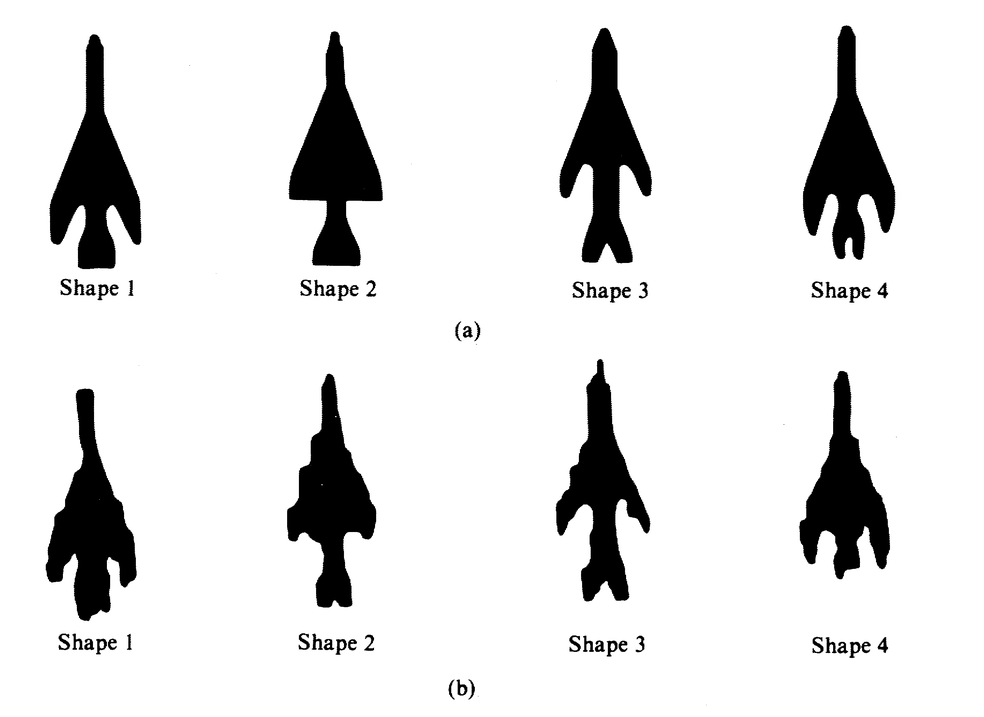
#> input picture Fig1218(airplanes).tif, 984 x 717 px, shrunk from 2752 x 2004 before the run, found by its file name
$ python project12.py
#> lines starting #> are read from the running program, lines starting #| are printed output that depends on the picture; after the words box and inside, x2 and y2 are one past the last pixel; in counts of white or black regions, pixels touching at a corner belong together; long printed decimals are rounded
### simple_fourier_toolbox.py
# Simplified from https://github.com/IanMJB/COMP6206-Invariant-Fourier-Descriptors/blob/master/src/fourier_toolbox.py

# Future imports.
from __future__ import division

# External libraries.
import numpy as np

class fourier_toolbox(object):

    # Turns the contours provided by OpenCV into a numpy complex array.
    def contour_to_complex(self, contours, layer = 0):
        # [layer] strips out the array we care about.
        # Advanced indexing in numpy: [:, 0]
        # : gets ALL 'rows'.
        # 0 grabs the first element in each 'row'.
        contour    = contours[layer][:, 0]

        # Creates an empty np struct.
        # shape gives (len, 1, 2), i.e. an array of pairs length len.
        # [:-1] gives an array of elements length len.
        contour_complex            = np.empty(contour.shape[:-1], dtype = complex)
        contour_complex.real    = contour[:, 0]
        # Negated as OpenCV flips the y-axes normally, eases visualisation.
        contour_complex.imag    = -contour[:, 1]

        return contour_complex

    # Gets the lowest X% of frequency values from the fourier values.
    # Places back into the correct order.
    # [4 lines left out: function get_low_frequencies_percentage, not called in this run]

    # Gets the lowest X of frequency values from the fourier values.
    # Places back into the correct order.
    def get_low_frequencies(self, fourier_val, to_get):
        fourier_freq        = np.fft.fftfreq(len(fourier_val))

        frequency_indices    = []
        for index, val in enumerate(fourier_freq):
            frequency_indices.append([index, val])

        # Sorts on absolute value of frequency (want negative and positive).
        frequency_indices.sort(key = lambda tuple: abs(tuple[1]))

        raw_values    = []
        for i in range(0, to_get):
            index    = frequency_indices[i][0]
            raw_values.append([fourier_val[index], index])

        # Sort based on original ordering.
        raw_values.sort(key = lambda tuple: tuple[1])

        # Strip out indices used for sorting.
        values    = []
        for value in raw_values:
            values.append(value[0])

        return values

    # Returns a fourier descriptor that is invariant to rotation and boundary starting point.
    def make_rotation_sp_invariant(self, fourier_desc):
        for index, value in enumerate(fourier_desc):
          fourier_desc[index] = np.absolute(value)

        return fourier_desc

    # Returns a fourier descriptor that is invariant to scale.
    def make_scale_invariant(self, fourier_desc):
        first_val    = fourier_desc[0]

        for index, value in enumerate(fourier_desc):
            fourier_desc[index]    = value / first_val

        return fourier_desc

    # Returns a fourier descriptor that is invariant to translation.
    def make_translation_invariant(self, fourier_desc):
        return fourier_desc[1:len(fourier_desc)]

### project12.py
#-*- coding: utf8 -*-
from __future__ import print_function

import cv2 as cv
import numpy as np
import os
import simple_fourier_toolbox as fourier_toolbox


def decision_function(class_data):
    """A decision function for a class pattern in the minimum distance classifier"""
    mean_vector = np.mean(class_data, axis=0)
    def inner_function(x):
        result = x.dot(mean_vector)-0.5 * mean_vector.dot(mean_vector)
        return result
    return inner_function, mean_vector


def get_boundary_points(img):
    """Use the boundary following algorithm(Suzuki85) to get boudary points."""
    if len(img.shape) > 2:
        gray = cv.cvtColor(img, cv.COLOR_BGR2GRAY)
    else:
        gray = img.copy()
    # Convert to binary image
    _, thresh = cv.threshold(gray, 127, 255, cv.THRESH_BINARY_INV)
    # Retrieve only the extreme outer contours and store absolutely all the contour points
    contours, hierarchy = cv.findContours(thresh, cv.RETR_EXTERNAL, cv.CHAIN_APPROX_NONE)
    # Sort the contours by the number of boundary points
    contours.sort(key=lambda x: len(x), reverse=True)
    return gray, contours


def get_fourier_descriptors(contours, contour_level, num_descriptors=18, invariant=True):
    """Get truncated Fourier Descriptors for the contour_level index in contours"""
    fourier_tool = fourier_toolbox.fourier_toolbox()
    contour_complex = fourier_tool.contour_to_complex(contours, contour_level)
    fourier_desc = np.fft.fft(contour_complex)
    if invariant:
        # make invariant to rotation and boundary starting point
        fourier_desc = fourier_tool.make_rotation_sp_invariant(fourier_desc)
        # make invariant to scale
        fourier_desc = fourier_tool.make_scale_invariant(fourier_desc)
        # make invariant to translation
        fourier_desc = fourier_tool.make_translation_invariant(fourier_desc)
    # truncate fourier descriptors
    fourier_subset = fourier_tool.get_low_frequencies(fourier_desc, num_descriptors)
    return fourier_subset


def get_samples(orig_vec, num_samples):
    """Based on vector `orig_vec`, generate `num_samples` samples by adding guassion noise."""
    num_features = len(orig_vec)
    vec = np.absolute(orig_vec)
    # mean and standard deviation (i.e. the maximum component of the vector divided by 10)
    mu, sigma = 0, np.amax(vec)/10.0
    gaussian_noise = np.random.normal(mu, sigma, (num_samples, num_features))
    samples = orig_vec + gaussian_noise
    return samples


def get_fourier_features(img, num_descriptors=18, contour_level=0):
    """Get fourier descriptor features with the specified number of features"""
    _, contours = get_boundary_points(img)
    fourier_desc = get_fourier_descriptors(contours, contour_level, num_descriptors)
    return fourier_desc


def load_leaf_shapes(dirname, traindata_percent=0.8, extract_features=get_fourier_features):
    """Load Leaf Shape Database, split into training set and test set by traindata_percent"""
    # Map class string to integer
    classes_map = {'a': 1, 'b': 2, 'c': 3, 'd': 4, 'g': 5, 'h': 6, 'i': 7, 'j': 8, 'k': 9, 'l': 10}
    traindata, trainlabels = [], []
    testdata, testlabels = [], []
    # Traverse leaf gray images
    subdirs = os.listdir(dirname)
    for subdir in subdirs:
        subdir = os.path.join(dirname, subdir)
        filenames = os.listdir(subdir)
        num_files = len(filenames)
        # Get training set and test set
        num_train = int(round(num_files * traindata_percent))
        for i, name in enumerate(filenames):
            path = os.path.join(subdir, name)
            try:
                class_id = classes_map[name[0]]
            except Exception as e:
                print('%s not found in classes' % name)
                continue
            img = cv.imread(path)
            features = extract_features(img)
            if i < num_train:
                traindata.append(features)
                trainlabels.append(class_id)
            else:
                testdata.append(features)
                testlabels.append(class_id)
    traindata = np.array(traindata)
    trainlabels = np.array(trainlabels)
    testdata = np.array(testdata)
    testlabels = np.array(testlabels)
    return traindata, trainlabels, testdata, testlabels


def process_leaf_shapes():
    """Process leaf shape gray images in Leaf Shape Database, and split into training/test set, then
    classify with the minimum distance classifier"""
    print("\n"+"--" * 50+"\n")
    print("Process Leaf Shape Database ...\n")
    # Get training set and test set from Leaf Shape Database
    dirname = 'images/LeafShapesDatabase/'
    traindata, trainlabels, testdata, testlabels = load_leaf_shapes(dirname)
    # Learn decision functions from training set
    n_classes = len(set(trainlabels.flatten()))
    decision_func_list = [None] * n_classes
    mean_vectors = [None] * n_classes
    for label in range(1, n_classes+1):
        decision_func, mean_vector = decision_function(traindata[trainlabels==label])
        decision_func_list[label-1] = decision_func
        mean_vectors[label-1] = mean_vector
    # Classify test set
    results = []
    for decision_func in decision_func_list:
        if decision_func is None:
            continue
        res = [decision_func(vec) for vec in testdata]
        results.append(res)
    results = np.array(results).T
    # Choose the maximum of the output result of these decision functions
    final_res = np.argmax(results, axis=1) + 1
    print("Total class number: {}.".format(n_classes))
    print("training set number: {}.".format(len(trainlabels)))
    print("test set number: {}.".format(len(testlabels)))
    print("final result: {}".format(final_res))
    accuracy = sum(final_res == testlabels) / float(len(testlabels))
    print("accuracy: {}.".format(accuracy))


def main():
    print ("-" * 20 + " Project 12 " + "-" * 20)
    fname = 'images/Fig1218(airplanes).tif'
    # Read Image(Figure 12.18)
    img = cv.imread(fname)
#> img is the input picture: shape (717, 984, 3); min 0, max 255, mean 226.2
    h, w = img.shape[:2]
#> h = 717; w = 984

    # Get boundary points of fig 12.18(a1) and (a2)
    gray_a1, contours_a1 = get_boundary_points(img[:h//2,:w//4])
#> in get_boundary_points, `gray = cv.cvtColor(img, cv.COLOR_BGR2GRAY)`:
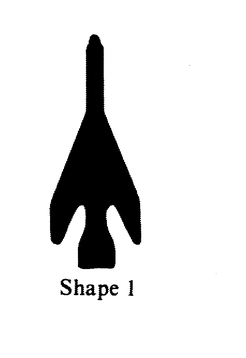
#> gray: shape (358, 246); min 0, max 255, mean 225.5
#> in get_boundary_points, `_, thresh = cv.threshold(gray, 127, 255, cv.THRESH_BINARY_INV)`:
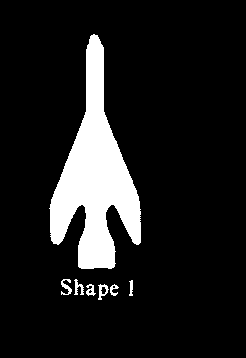
#> thresh: shape (358, 246); 11.6% white; 7 white regions
#> in get_boundary_points, `contours, hierarchy = cv.findContours(thresh, cv.RETR_EXTERNAL, cv.CHA..`: contours = 7 contours; box (x1, y1, x2, y2) and area: (49, 34, 141, 269) 9432, (98, 284, 109, 300) 86, (61, 279, 72, 295) 52, (86, 284, 96, 296) 50, (74, 279, 84, 295) 48, (110, 284, 119, 296) 38, (129, 280, 133, 296) 28
#> contours_a1 has the same summary as contours in get_boundary_points
    gray_a2, contours_a2 = get_boundary_points(img[:h//2,w//4:w//2])
#> in get_boundary_points (call 2), `gray = cv.cvtColor(img, cv.COLOR_BGR2GRAY)`:
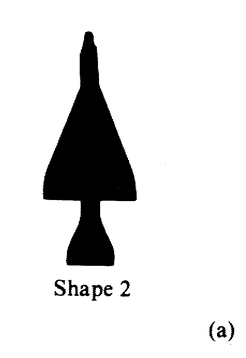
#> gray: shape (358, 246); min 0, max 255, mean 223.7
#> in get_boundary_points (call 2), `_, thresh = cv.threshold(gray, 127, 255, cv.THRESH_BINARY_INV)`:
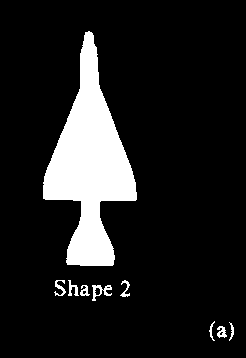
#> thresh: shape (358, 246); 12.3% white; 9 white regions
#> in get_boundary_points (call 2), `contours, hierarchy = cv.findContours(thresh, cv.RETR_EXTERNAL, cv.CHA..`: contours = 9 contours; largest, box (x1, y1, x2, y2) and area: (43, 31, 137, 266) 9908, (92, 285, 112, 301) 127, (217, 326, 227, 338) 59, (68, 280, 79, 296) 50, (80, 285, 90, 296) 48
#> contours_a2 = 9 contours; largest, box (x1, y1, x2, y2) and area: (43, 31, 137, 266) 9908, (92, 285, 112, 301) 127, (217, 326, 227, 338) 59, (68, 280, 79, 296) 50, (54, 280, 66, 296) 48

    # Get truncated fourier descriptors
    contour_level = 0
    num_descriptors = 18
    xa = get_fourier_descriptors(contours_a1, contour_level, num_descriptors, invariant=True)
#> in contour_to_complex, `contour    = contours[layer][:, 0]`: contour = 675 pairs, first value 49 to 140, second value 34 to 268
#> in get_low_frequencies, `fourier_freq        = np.fft.fftfreq(len(fourier_val))`: fourier_freq = 674 values, max 0.499 at index 336, min -0.5 at index 337, mean -0.000742
#> the loop in get_low_frequencies, `for index, val in enumerate(fourier_freq):` made 674 passes
#> val on passes 1 to 3: 0, 0.00148, 0.00297
#> after the loop in get_low_frequencies, `for index, val in enumerate(fourier_freq):`: frequency_indices = 674 pairs, first value 0 to 673, second value -0.5 to 0.499
#> the loop in get_low_frequencies, `for i in range(0, to_get):` made 18 passes
#> index on passes 1 to 12: 0, 1, 673, 2, 672, 3, 671, 4, 670, 5, 669, 6
#> after the loop in get_low_frequencies, `for i in range(0, to_get):`: raw_values = 18 items
#> the loop in get_low_frequencies, `for value in raw_values:` made 18 passes
#> xa = 18 items
    xb = get_fourier_descriptors(contours_a2, contour_level, num_descriptors, invariant=True)
#> the loop in get_low_frequencies (call 2), `for index, val in enumerate(fourier_freq):` made 584 passes
#> val on passes 1 to 3: 0, 0.00171, 0.00342
#> the loop in get_low_frequencies (call 2), `for i in range(0, to_get):` made 18 passes
#> index on passes 1 to 12: 0, 1, 583, 2, 582, 3, 581, 4, 580, 5, 579, 6
#> the loop in get_low_frequencies (call 2), `for value in raw_values:` made 18 passes
#> xb = 18 items

    # Generate samples
    num_samples = 100
    trainset_xa = get_samples(xa, num_samples)
#> in get_samples, `num_features = len(orig_vec)`: num_features = 18
#> in get_samples, `vec = np.absolute(orig_vec)`: vec = 18 values, max 0.317 at index 0, min 0.000255 at index 8, mean 0.0447
#> in get_samples, `mu, sigma = 0, np.amax(vec)/10.0`: mu = 0; sigma = 0.0317
    trainset_xb = get_samples(xb, num_samples)
    testset_xa = get_samples(xa, num_samples)
    testset_xb = get_samples(xb, num_samples)

    # Train the minimum distance classifier and classify the testset data
    decision_func_xa, mean_vec_xa = decision_function(trainset_xa)
    decision_func_xb, mean_vec_xb = decision_function(trainset_xb)
    print("The mean vector of xa class pattern is {}.".format(mean_vec_xa))
#| The mean vector of xa class pattern is [ 0.3153+0.j  0.0528+0.j  0.01016+0.j  0.01861+0.j
#|   0.04887+0.j  0.01601+0.j  0.004717+0.j  0.009779+0.j
#|  -0.003953+0.j  0.0003352+0.j  0.01509+0.j  0.01206+0.j
#|   0.004745+0.j  0.01545+0.j  0.01673 +0.j  0.04149+0.j
#|   0.07685+0.j  0.1416+0.j].
    print("The mean vector of xb class pattern is {}.".format(mean_vec_xb))
#| The mean vector of xb class pattern is [ 3.45294900e-01+0.j  2.14072048e-02+0.j  1.50173280e-02+0.j
#|   2.06129133e-02+0.j  3.96728522e-02+0.j  3.22001134e-03+0.j
#|   1.35036006e-03+0.j  2.34570541e-03+0.j  3.50945046e-03+0.j
#|   3.03667702e-03+0.j  1.69013281e-04+0.j  1.16842657e-02+0.j
#|   1.43559865e-02+0.j  6.07975767e-03+0.j -4.39090677e-03+0.j
#|   5.54057466e-02+0.j  3.29116668e-02+0.j  1.71254395e-01+0.j].

    # Minimum distance classifier
    minimum_distance_classifier = lambda x : decision_func_xa(x) - decision_func_xb(x)

    # Establish the classifier recognition performance
    corrects_xa = sum(map(lambda x: minimum_distance_classifier(x) > 0, testset_xa))
#> corrects_xa = 94
    corrects_xb = sum(map(lambda x: minimum_distance_classifier(x) < 0, testset_xb))
#> corrects_xb = 90
    print("The correctly classified number for xa testset is {}.".format(corrects_xa))
#| The correctly classified number for xa testset is 94.
    print("The correctly classified number for xb testset is {}.".format(corrects_xb))
#| The correctly classified number for xb testset is 90.
    accuracy = (corrects_xa + corrects_xb)/ float(num_samples << 1)
#> accuracy = 0.92
    print("The accuracy is {}.".format(accuracy))
#| The accuracy is 0.92.


if __name__ == '__main__':
    main()
    process_leaf_shapes()
#> (the run stopped early here; a loop or call above may not have finished)
